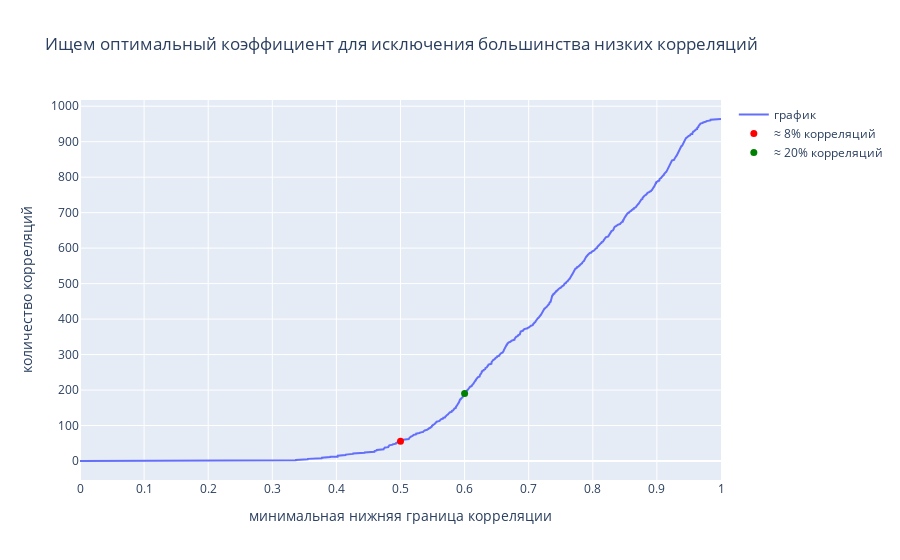

The cell this chart's notebook holds for it:
### Code cell
x = np.linspace(0, 1, 4000)
y = [how_many_low_correlations(alpha) for alpha in x]

# Построение графика
fig = go.Figure(data=[go.Scatter(x=x, y=y, name = "график")])
fig.update_layout(xaxis=dict(tick0=-10, dtick=0.1))
fig.update_layout(yaxis=dict(tick0=0, dtick=100))
fig.update_layout(title='Ищем оптимальный коэффициент для исключения большинства низких корреляций', xaxis_title='минимальная нижняя граница корреляции', yaxis_title='количество корреляций')
fig.add_trace(go.Scatter(x=[0.5], y=[56], mode='markers', marker=dict(color='red', size=7), name = "≈ 8% корреляций"))
fig.add_trace(go.Scatter(x=[0.6], y=[190], mode='markers', marker=dict(color='green', size=7), name = "≈ 20% корреляций"))
# Отображаем координаты точки
fig.update_layout(
    xaxis=dict(hoverformat='.2f'),
    yaxis=dict(hoverformat='.2f')
)
fig.show()

### Figure 1 — Plotly figure (JSON) as saved in the notebook; plotly's stock layout.template omitted (floating-point values rounded to 4 significant figures; data arrays with more than 128 entries replaced by an {"elided": "..."} marker saying what was removed)
{"data": [{"name": "график", "type": "scatter", "x": {"elided": "4000 float values"}, "y": {"elided": "4000 int values"}}, {"marker": {"color": "red", "size": 7}, "mode": "markers", "name": "≈ 8% корреляций", "type": "scatter", "x": [0.5], "y": [56]}, {"marker": {"color": "green", "size": 7}, "mode": "markers", "name": "≈ 20% корреляций", "type": "scatter", "x": [0.6], "y": [190]}], "layout": {"title": {"text": "Ищем оптимальный коэффициент для исключения большинства низких корреляций"}, "xaxis": {"dtick": 0.1, "hoverformat": ".2f", "tick0": -10, "title": {"text": "минимальная нижняя граница корреляции"}}, "yaxis": {"dtick": 100, "hoverformat": ".2f", "tick0": 0, "title": {"text": "количество корреляций"}}}}
